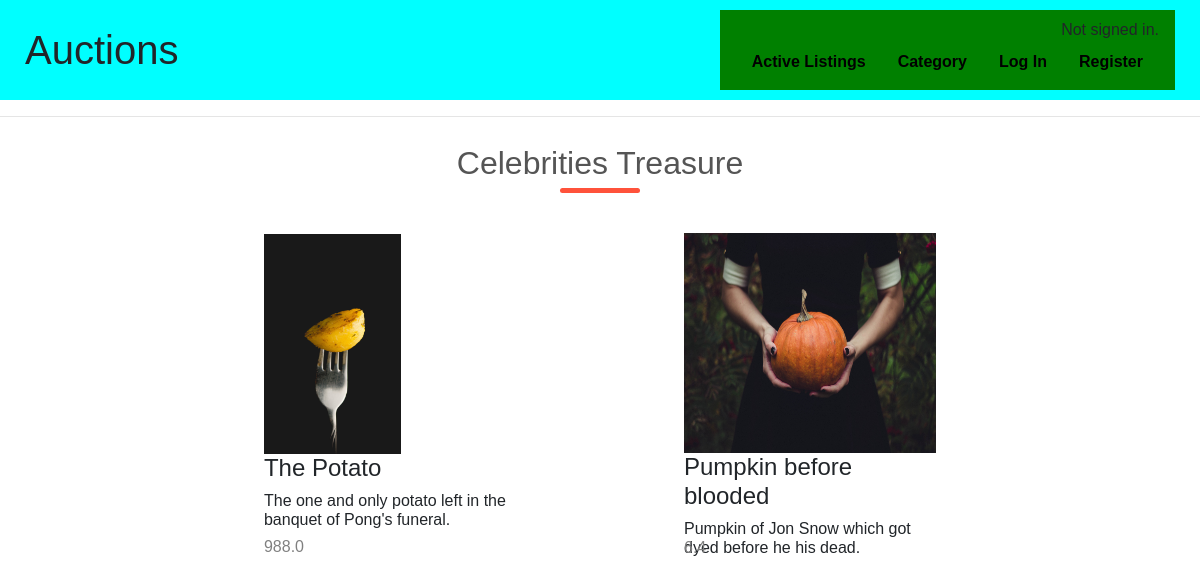
The page /category/1 on the database as committed earlier.
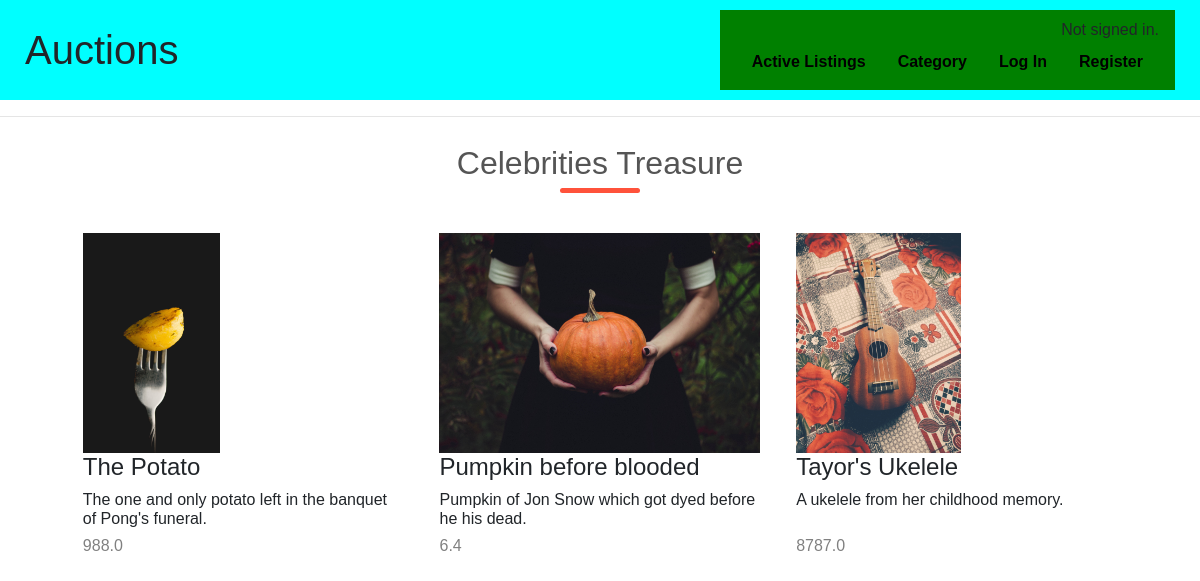
The same page on the database as committed later.
### auctions/models.py (models this page shows, shortened)
class Category(models.Model):
    category = models.CharField(max_length=24)
    cate_image = models.ImageField(upload_to='images/', blank=True, null=True)

class Listing(models.Model):
    item_image = models.ImageField(upload_to='images/', blank=True, null=True)
    item_name = models.CharField(max_length=64)
    item_desc = models.CharField(max_length=128)
    starting_bid = models.FloatField()
    item_category = models.ForeignKey(Category, on_delete=models.CASCADE, related_name="classified")
    watchlist = models.ManyToManyField(User, blank=True, related_name="favorites")
    bid_count = models.IntegerField(default=0, blank=False)
    is_active = models.BooleanField(default=True)
    item_creater = models.ForeignKey(User, on_delete=models.CASCADE, related_name="creater")

### auctions/views.py (the view)
# urls.py: path("category/<str:cate_id>", views.category_listing, name="category_listing"),
def category_listing(request, cate_id):
    cate_listing = Listing.objects.filter(item_category_id=cate_id)
    return render(request, "auctions/category_listing.html", {
        "cate_listing": cate_listing,
        "cate_title": cate_listing.first().item_category
    })

### auctions/templates/auctions/category_listing.html
{% extends "auctions/layout.html" %}
{% block body %}
    <h2 class="theme">{{ cate_title.category }}</h2>
    <div class="listings-row">
        {% for listing in cate_listing %}
            <div class="listings-col-3">
                <a href="{% url 'detail' listing.item_name %}">
                    <img src="{{ listing.item_image.url }}">
                </a>
                <h4>{{ listing.item_name }}</h4>
                <h6>{{ listing.item_desc }}</h5>
                <h6 class="bid">{{ listing.starting_bid }}</h6>
            </div>
        {% endfor %}
    </div>
{% endblock %}

### auctions/templates/auctions/layout.html (shortened to what this page needs)
{% load static %}
<!DOCTYPE html>
<html lang="en">
    <head>
        <link rel="stylesheet" href="https://stackpath.bootstrapcdn.com/bootstrap/4.4.1/css/bootstrap.min.css">
        <link href="{% static 'auctions/styles.css' %}" rel="stylesheet">
    </head>
    <body>
        <div class="header">
            <div class="row">
                <h1>Auctions</h1>
                <div class="navbar">
                    <div class="sign-in-bar">
                        {% if user.is_authenticated %}
                            Signed in as <strong>{{ user.username }}</strong>.
                        {% else %}
                            Not signed in.
                        {% endif %}
                    </div>
                    <ul class="nav">
                        <li class="nav-item">
                            <a class="nav-link" href="{% url 'index' %}">Active Listings</a>
                        </li>
                        <li class="nav-item">
                            <a class="nav-link" href="{% url 'category' %}">Category</a>
                        </li>
                        {% if user.is_authenticated %}
                            <li class="nav-item">
                                <a class="nav-link" href="{% url 'watchlist' %}">Watchlist</a>
                            </li>
                            <li class="nav-item">
                                <a class="nav-link" href="{% url 'create_listing' %}">Create Listing</a>
                            </li>
                            <li class="nav-item">
                                <a class="nav-link" href="{% url 'logout' %}">Log Out</a>
                            </li>
                        {% else %}
                            <li class="nav-item">
                                <a class="nav-link" href="{% url 'login' %}">Log In</a>
                            </li>
                            <li class="nav-item">
                                <a class="nav-link" href="{% url 'register' %}">Register</a>
                            </li>
                        {% endif %}
                    </ul>
                </div>
            </div>
        </div>
        <hr>
        <div class="main">
            <div class="row">
                {% block body %}
                {% endblock %}
            </div>
        </div>
    </body>
</html>

### auctions/static/auctions/styles.css (style rules this page uses)
* { margin: 0; padding: 0; box-sizing: border-box; }
body { font-family: 'Poppins', sans-serif; }
h1, h2 { margin-bottom: 0; }
img { max-width: 100%; object-fit: fill; height: 220px; }
.header { max-width: 100%; margin: auto; background-color: cyan; }
.header .row { display: flex; justify-content: space-between; align-items: center; padding: 10px 40px; }
.header .navbar { display: flex; flex-direction: column; justify-content: flex-end; align-items: flex-end; background-color: green; }
.header a { color: black; font-weight: bold; }
.main .row { display: flex; align-items: center; flex-direction: column; }
.theme { position: relative; line-height: 60px; color: #555; text-align: center; }
.theme::after { position: absolute; content: ""; background: #ff523b; width: 80px; height: 5px; border-radius: 5px; bottom: 0; left: 50%; transform: translateX(-50%); }
.listings-row { display: flex; align-items: center; flex-wrap: wrap; justify-content: space-around; margin: 40px 80px; }
.listings-col-3 { position: relative; flex-basis: 30%; min-width: 250px; min-height: 330px; margin-bottom: 30px; transition: transform 0.5s; display: flex; flex-direction: column; }
.listings-col-3 .bid { position: absolute; color: gray; bottom: 0; }

Rows that differ between the two databases and show on the page:
added Listing: item_image (picture), item_name "Tayor's Ukelele", item_desc "A ukelele from her childhood memory.", starting_bid "8787.0"
